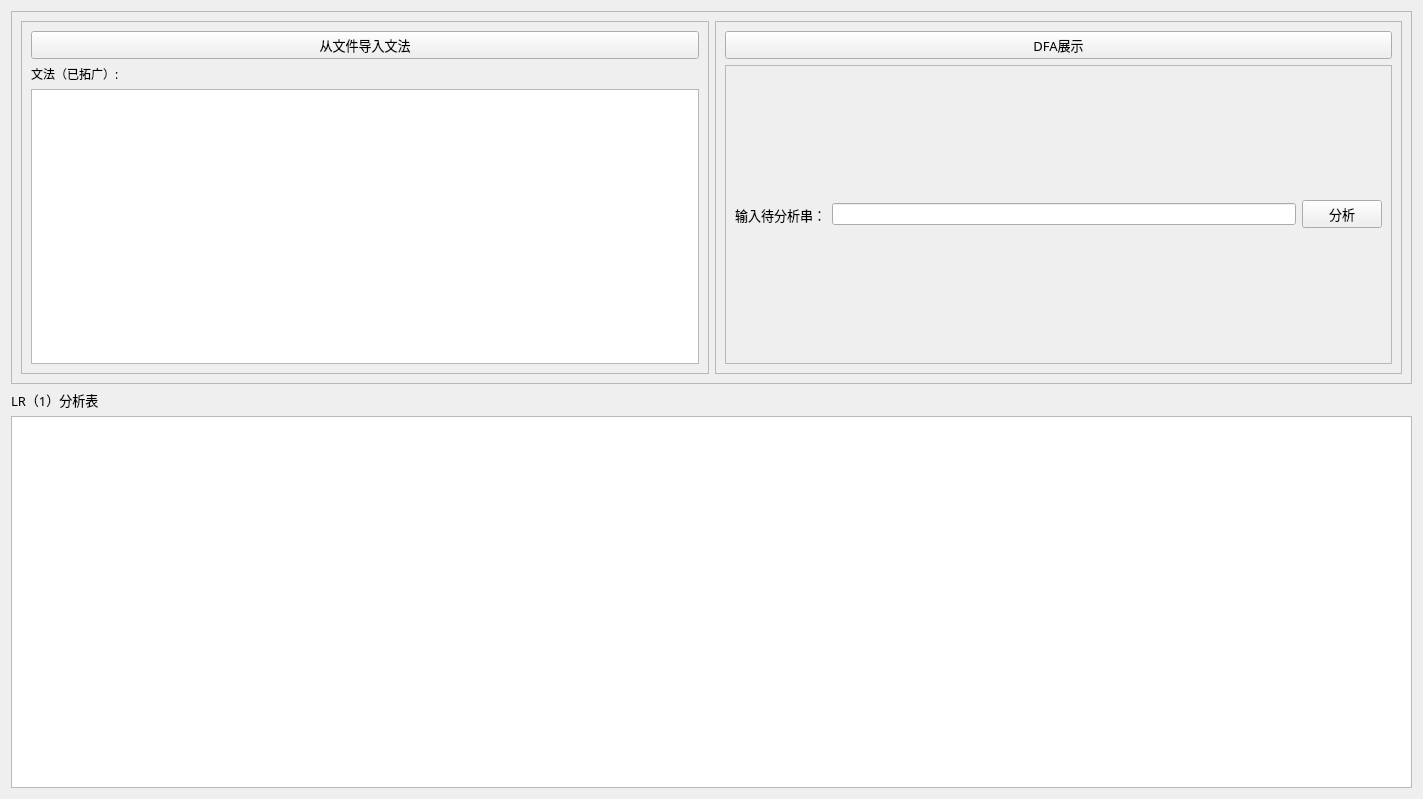
<?xml version="1.0" encoding="UTF-8"?>
<ui version="4.0">
 <class>LR1</class>
 <widget class="QWidget" name="LR1">
  <property name="geometry">
   <rect>
    <x>0</x>
    <y>0</y>
    <width>1423</width>
    <height>799</height>
   </rect>
  </property>
  <property name="windowTitle">
   <string>Form</string>
  </property>
  <layout class="QVBoxLayout" name="verticalLayout_5">
   <item>
    <widget class="QFrame" name="frame">
     <property name="frameShape">
      <enum>QFrame::StyledPanel</enum>
     </property>
     <property name="frameShadow">
      <enum>QFrame::Raised</enum>
     </property>
     <layout class="QHBoxLayout" name="horizontalLayout">
      <item>
       <widget class="QFrame" name="frame_3">
        <property name="frameShape">
         <enum>QFrame::StyledPanel</enum>
        </property>
        <property name="frameShadow">
         <enum>QFrame::Raised</enum>
        </property>
        <layout class="QVBoxLayout" name="verticalLayout_6">
         <item>
          <widget class="QPushButton" name="openFileButton">
           <property name="font">
            <font>
             <family>等线</family>
             <pointsize>10</pointsize>
            </font>
           </property>
           <property name="text">
            <string>从文件导入文法</string>
           </property>
          </widget>
         </item>
         <item>
          <widget class="QLabel" name="label_4">
           <property name="font">
            <font>
             <family>等线</family>
             <pointsize>9</pointsize>
            </font>
           </property>
           <property name="text">
            <string>文法（已拓广）:</string>
           </property>
          </widget>
         </item>
         <item>
          <widget class="QListWidget" name="GramerList"/>
         </item>
        </layout>
       </widget>
      </item>
      <item>
       <widget class="QFrame" name="frame_4">
        <property name="frameShape">
         <enum>QFrame::StyledPanel</enum>
        </property>
        <property name="frameShadow">
         <enum>QFrame::Raised</enum>
        </property>
        <layout class="QVBoxLayout" name="verticalLayout">
         <item>
          <widget class="QPushButton" name="DFAbutton">
           <property name="font">
            <font>
             <family>等线</family>
             <pointsize>10</pointsize>
            </font>
           </property>
           <property name="text">
            <string>DFA展示</string>
           </property>
          </widget>
         </item>
         <item>
          <widget class="QFrame" name="frame_6">
           <property name="frameShape">
            <enum>QFrame::StyledPanel</enum>
           </property>
           <property name="frameShadow">
            <enum>QFrame::Raised</enum>
           </property>
           <layout class="QHBoxLayout" name="horizontalLayout_3">
            <item>
             <widget class="QLabel" name="label">
              <property name="font">
               <font>
                <family>等线</family>
                <pointsize>10</pointsize>
               </font>
              </property>
              <property name="autoFillBackground">
               <bool>false</bool>
              </property>
              <property name="text">
               <string>输入待分析串：</string>
              </property>
             </widget>
            </item>
            <item>
             <widget class="QLineEdit" name="lineEdit">
              <property name="text">
               <string/>
              </property>
             </widget>
            </item>
            <item>
             <widget class="QPushButton" name="analyzeButton">
              <property name="font">
               <font>
                <family>等线</family>
                <pointsize>10</pointsize>
               </font>
              </property>
              <property name="text">
               <string>分析</string>
              </property>
             </widget>
            </item>
           </layout>
          </widget>
         </item>
        </layout>
       </widget>
      </item>
     </layout>
    </widget>
   </item>
   <item>
    <widget class="QLabel" name="label_2">
     <property name="font">
      <font>
       <family>等线</family>
       <pointsize>10</pointsize>
      </font>
     </property>
     <property name="text">
      <string>LR（1）分析表</string>
     </property>
    </widget>
   </item>
   <item>
    <widget class="QTableWidget" name="AnalyTable"/>
   </item>
  </layout>
 </widget>
 <resources/>
 <connections/>
</ui>
